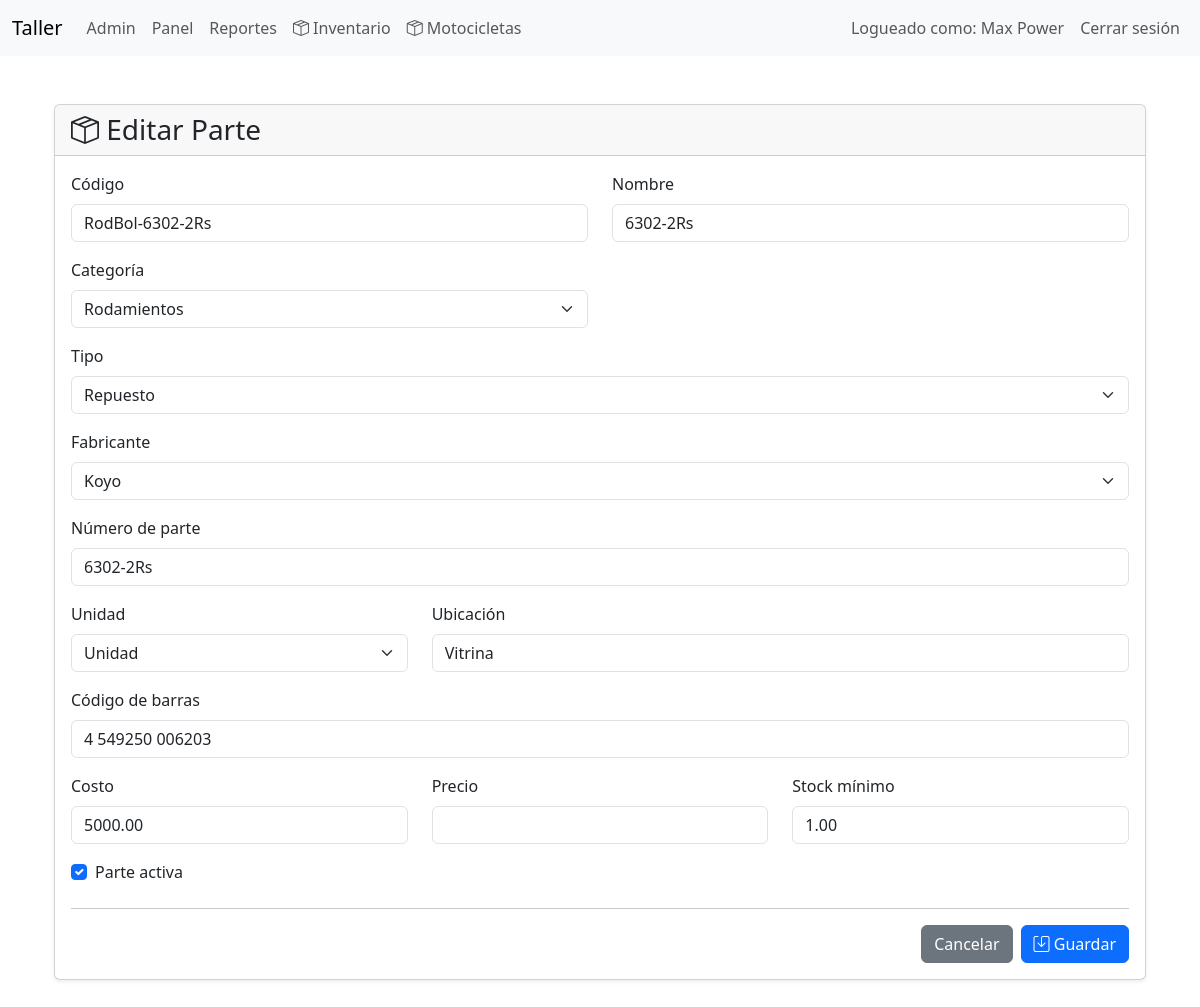
The app's page /index.php?controller=inventory&action=edit&id=85 (signed in) with its own data.
### tables this page shows
CREATE TABLE `partes` (
  `id` int(11) NOT NULL,
  `codigo` varchar(60) NOT NULL,
  `categoria_id` int(11) DEFAULT NULL,
  `tipo` enum('repuesto','insumo','herramienta') NOT NULL DEFAULT 'repuesto',
  `nombre` varchar(150) NOT NULL,
  `marca` varchar(100) DEFAULT NULL,
  `fabricante_repuesto_id` int(11) DEFAULT NULL,
  `numero_parte` varchar(100) DEFAULT NULL,
  `created_by` int(11) DEFAULT NULL,
  `unidad` enum('Unidad','Juego','Par','Litro','Mililitro','Kilogramo','Gramo','Metro','Centimetro') NOT NULL DEFAULT 'Unidad',
  `stock_actual` decimal(12,2) NOT NULL DEFAULT 0.00,
  `stock_reservado` decimal(12,2) NOT NULL DEFAULT 0.00,
  `stock_minimo` decimal(12,2) NOT NULL DEFAULT 0.00,
  `costo` decimal(10,2) NOT NULL DEFAULT 0.00,
  `precio_venta` decimal(10,2) NOT NULL DEFAULT 0.00,
  `ubicacion` varchar(120) DEFAULT NULL,
  `codigo_barras` varchar(100) DEFAULT NULL,
  `imagen` varchar(255) DEFAULT NULL,
  `activo` tinyint(1) NOT NULL DEFAULT 1,
  `created_at` datetime NOT NULL DEFAULT current_timestamp(),
  `updated_at` datetime NOT NULL DEFAULT current_timestamp() ON UPDATE current_timestamp()
);

CREATE TABLE `categorias_partes` (
  `id` int(11) NOT NULL,
  `nombre` varchar(100) NOT NULL,
  `descripcion` text DEFAULT NULL,
  `activo` tinyint(1) NOT NULL DEFAULT 1,
  `created_at` datetime NOT NULL DEFAULT current_timestamp(),
  `updated_at` datetime NOT NULL DEFAULT current_timestamp() ON UPDATE current_timestamp()
);

CREATE TABLE `fabricante_repuesto` (
  `id` int(11) NOT NULL,
  `nombre` varchar(100) NOT NULL,
  `descripcion` text DEFAULT NULL,
  `activo` tinyint(1) NOT NULL DEFAULT 1,
  `created_at` timestamp NOT NULL DEFAULT current_timestamp(),
  `updated_at` timestamp NOT NULL DEFAULT current_timestamp() ON UPDATE current_timestamp()
);

### app/controllers/BaseController.php (called while the page is built, shortened)
<?php
abstract class BaseController
{
    protected function render(string $view, array $data = []): void
    {
        extract($data);
        require __DIR__ . '/../views/layouts/header.php';
        require __DIR__ . '/../views/' . $view . '.php';
        require __DIR__ . '/../views/layouts/footer.php';
    }
}

### app/controllers/InventoryController.php (called while the page is built, shortened)
<?php
class InventoryController extends BaseController
{
    private Part $partModel;
    private FabricanteRepuesto $manufacturerModel;
    public function __construct(PDO $pdo)
    {
        $this->partModel = new Part($pdo);
        $this->manufacturerModel = new FabricanteRepuesto($pdo);
    }
    public function edit(): void
    {
        $id = (int) ($_GET['id'] ?? 0);
        $part = $this->partModel->findById($id);
        $this->render('inventory/form', [
            'part' => $part,
            'categories' => $this->partModel->categories(),
            'title' => 'Editar artículo',
            'manufacturers' => $this->manufacturerModel->active()
        ]);
    }
}

### app/models/BaseModel.php (called while the page is built, shortened)
<?php
class BaseModel
{
    public function __construct(PDO $pdo)
    {
        $this->db = $pdo;
    }
}

### app/models/Part.php (called while the page is built, shortened)
<?php
class Part extends BaseModel
{
    public function findById(int $id): ?array
    {
        $stmt = $this->db->prepare("
            SELECT *
            FROM partes
            WHERE id = ?
            LIMIT 1
        ");
        $stmt->execute([$id]);
        return $stmt->fetch(PDO::FETCH_ASSOC) ?: null;
    }
    public function categories(): array
    {
        return $this->db
            ->query("
                SELECT *
                FROM categorias_partes
                WHERE activo=1
                ORDER BY nombre
            ")
            ->fetchAll(PDO::FETCH_ASSOC);
    }
}

### app/models/CatalogModel.php (called while the page is built, shortened)
<?php
abstract class CatalogModel extends BaseModel
{
    protected string $table;
    public function active(): array
    {
        $stmt = $this->db->query("
            SELECT *
            FROM {$this->table}
            WHERE activo = 1
            ORDER BY nombre
        ");
        return $stmt->fetchAll(PDO::FETCH_ASSOC);
    }
}

### app/views/inventory/form.php (the view, shortened to what this page needs)
<?php
$isEdit = !empty($part);
$old = $_SESSION['old'] ?? [];
function field($name, $part, $old)
{
    return htmlspecialchars($old[$name] ?? ($part[$name] ?? ''));
}
?>
<div class="container py-4">
    <div class="card shadow-sm">
        <div class="card-header">
            <h3 class="mb-0">
                <i class="bi bi-box-seam"></i>
                <?= $isEdit ? 'Editar Parte' : 'Nueva Parte' ?>
            </h3>
        </div>
        <div class="card-body">
            <form
                method="post"
                action="index.php?controller=inventory&action=<?= $isEdit ? 'update' : 'store' ?>">
                <div class="row">
                    <div class="col-md-6 mb-3">
                        <label class="form-label">
                            Código
                        </label>
                        <input
                            type="text"
                            name="codigo"
                            class="form-control"
                            maxlength="30"
                            required
                            value="<?= field('codigo', $part, $old) ?>">
                    </div>
                    <div class="col-md-6 mb-3">
                        <label class="form-label">
                            Nombre
                        </label>
                        <input
                            type="text"
                            name="nombre"
                            class="form-control"
                            required
                            value="<?= field('nombre', $part, $old) ?>">
                    </div>
                </div>
                <div class="row">
                    <div class="col-md-6 mb-3">
                        <label class="form-label">
                            Categoría
                        </label>
                        <select
                            class="form-select"
                            name="categoria_id"
                            required>
                            <?php foreach ($categories as $cat): ?>
                                <?php
                                $selected =
                                    ($old['categoria_id'] ?? $part['categoria_id'] ?? '') == $cat['id'];
                                ?>
                                <option
                                    value="<?= $cat['id'] ?>"
                                    <?= $selected ? 'selected' : '' ?>>
                                    <?= htmlspecialchars($cat['nombre']) ?>
                                </option>
                            <?php endforeach; ?>
                        </select>
                    </div>
                    <div class="mb-3">
                        <label class="form-label">Tipo</label>
                        <select name="tipo" class="form-select">
                            <option value="repuesto">Repuesto</option>
                        </select>
                    </div>
                    <div class="mb-3">
                        <label class="form-label">
                            Fabricante
                        </label>
                        <select
                            name="fabricante_repuesto_id"
                            class="form-select">
                            <?php foreach ($manufacturers as $manufacturer): ?>
                                <option
                                    value="<?= $manufacturer['id'] ?>"
                                    <?= (($part['fabricante_repuesto_id'] ?? '') == $manufacturer['id']) ? 'selected' : '' ?>>
                                    <?= htmlspecialchars($manufacturer['nombre']) ?>
                                </option>
                            <?php endforeach; ?>
                        </select>
                    </div>
                    <div class="mb-3">
                        <label class="form-label">
                            Número de parte
                        </label>
                        <input
                            type="text"
                            name="numero_parte"
                            class="form-control"
                            value="<?= htmlspecialchars($part['numero_parte'] ?? '') ?>">
                    </div>
                </div>
                <div class="row">
                    <div class="col-md-4 mb-3">
                        <label class="form-label">
                            Unidad
                        </label>
                        <select
                            class="form-select"
                            name="unidad">
                            <option value="Unidad">Unidad</option>
                        </select>
                    </div>
                    <div class="col-md-8 mb-3">
                        <label class="form-label">
                            Ubicación
                        </label>
                        <input
                            class="form-control"
                            name="ubicacion"
                            value="<?= field('ubicacion', $part, $old) ?>">
                    </div>
                    <div class="mb-3">
                        <label class="form-label">Código de barras</label>
                        <input
                            type="text"
                            class="form-control"
                            name="codigo_barras"
                            value="<?= htmlspecialchars($part['codigo_barras'] ?? '') ?>">
                    </div>
                </div>
                <div class="row">
                    <div class="col-md-4 mb-3">
                        <label class="form-label">
                            Costo
                        </label>
                        <input
                            type="number"
                            step="0.01"
                            min="0"
                            class="form-control"
                            name="costo"
                            value="<?= field('costo', $part, $old) ?>">
                    </div>
                    <div class="col-md-4 mb-3">
                        <label class="form-label">
                            Precio
                        </label>
                        <input
                            type="number"
                            step="0.01"
                            min="0"
                            class="form-control"
                            name="precio_venta"
                            value="<?= field('precio', $part, $old) ?>">
                    </div>
                    <div class="col-md-4 mb-3">
                        <label class="form-label">
                            Stock mínimo
                        </label>
                        <input
                            type="number"
                            step="1"
                            min="0"
                            class="form-control"
                            name="stock_minimo"
                            value="<?= field('stock_minimo', $part, $old) ?>">
                    </div>
                </div>
                <div class="form-check mb-4">
                    <?php
                    $activo = $old['activo'] ?? $part['activo'] ?? 1;
                    ?>
                    <input
                        class="form-check-input"
                        type="checkbox"
                        name="activo"
                        value="1"
                        <?= $activo ? 'checked' : '' ?>>
                    <label class="form-check-label">
                        Parte activa
                    </label>
                </div>
                <hr>
                <div class="d-flex justify-content-end">
                    <a
                        href="index.php?controller=inventory&action=index"
                        class="btn btn-secondary me-2">
                        Cancelar
                    </a>
                    <button
                        class="btn btn-primary">
                        <i class="bi bi-save"></i>
                        Guardar
                    </button>
                </div>
            </form>
        </div>
    </div>
</div>

### public/css/style.css (style rules this page uses)
body { padding-bottom: 40px; }

### records on screen
partes: codigo "RodBol-6302-2Rs", nombre "6302-2Rs", categoria_id "Rodamientos", fabricante_repuesto_id "Koyo", numero_parte "6302-2Rs", ubicacion "Vitrina", codigo_barras "4 549250 006203", costo "5000.00", stock_minimo "1.00", activo "☑"

### other values on screen
$_SESSION['user_name'] "Max Power"
